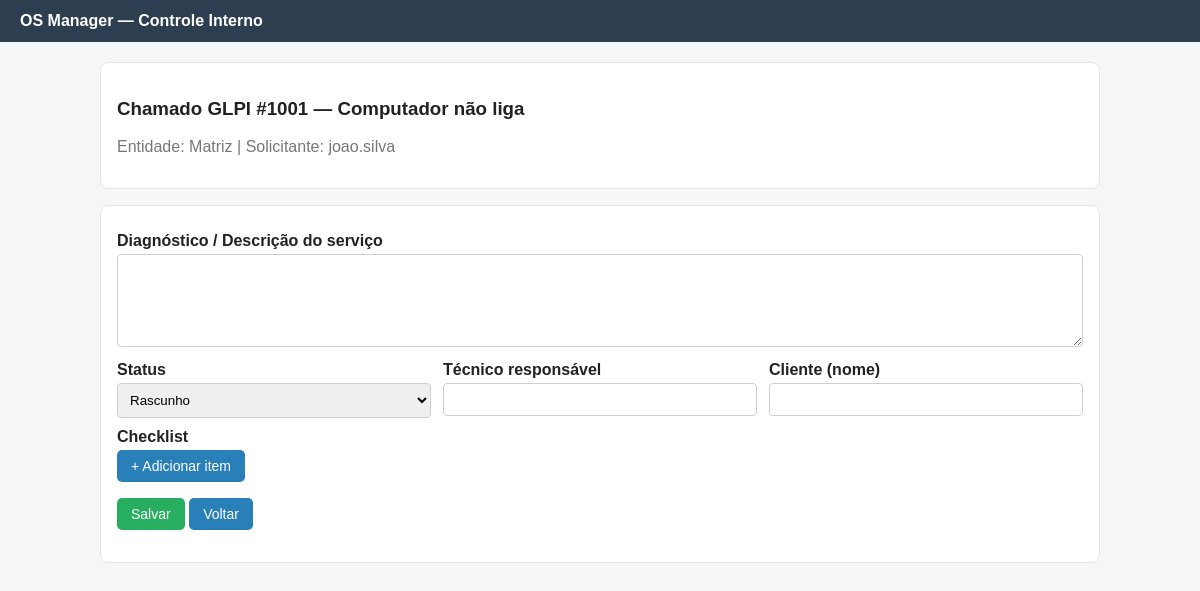
Page /app/os.php?tickets_id=1001 on the committed database.
### tables this page shows
CREATE TABLE IF NOT EXISTS glpi_tickets (
    id INT UNSIGNED AUTO_INCREMENT PRIMARY KEY,
    name VARCHAR(255) NOT NULL,
    date TIMESTAMP DEFAULT CURRENT_TIMESTAMP,
    status INT NOT NULL DEFAULT 1,
    entities_id INT UNSIGNED NOT NULL DEFAULT 0,
    is_deleted TINYINT NOT NULL DEFAULT 0
);

CREATE TABLE IF NOT EXISTS glpi_entities (
    id INT UNSIGNED AUTO_INCREMENT PRIMARY KEY,
    name VARCHAR(255) NOT NULL,
    entities_id INT UNSIGNED NOT NULL DEFAULT 0
);

### app/os.php (the view, shortened to what this page needs)
<?php
require_once __DIR__ . '/common.php';
$tickets_id = isset($_GET['tickets_id']) ? intval($_GET['tickets_id']) : 0;
function load_ticket($DB, $tid)
{
    return $DB->query(
        "SELECT t.id, t.name, t.entities_id, e.name AS entity,
            (SELECT GROUP_CONCAT(u.name SEPARATOR ', ') FROM glpi_tickets_users tu JOIN glpi_users u ON u.id = tu.users_id WHERE tu.tickets_id = t.id AND tu.type = 1) AS requester
         FROM glpi_tickets t
         LEFT JOIN glpi_entities e ON e.id = t.entities_id
         WHERE t.id = $tid AND t.is_deleted = 0"
    )->fetch_assoc();
}
$order = null;
$ticket = null;
if ($tickets_id) {
    $ticket = load_ticket($DB, $tickets_id);
}
$status      = $order['status'] ?? 1;
$diagnosis   = $order['diagnosis'] ?? '';
$technician  = $order['technician'] ?? '';
$client_name = $order['client_name'] ?? '';
$requester   = $order['requester'] ?? ($ticket['requester'] ?? '');
?>
<div class="card">
  <h3>Chamado GLPI #<?= h($ticket['id'] ?? $tickets_id) ?> — <?= h($ticket['name'] ?? '') ?></h3>
  <p class="muted">Entidade: <?= h($ticket['entity'] ?? '') ?> | Solicitante: <?= h($requester) ?></p>
</div>
<form method="post" class="card">
  <label>Diagnóstico / Descrição do serviço</label>
  <textarea name="diagnosis" rows="5"><?= h($diagnosis) ?></textarea>
  <div class="row">
    <div>
      <label>Status</label>
      <select name="status">
        <option value="1" <?= $status == 1 ? 'selected' : '' ?>>Rascunho</option>
      </select>
    </div>
    <div>
      <label>Técnico responsável</label>
      <input name="technician" value="<?= h($technician) ?>">
    </div>
    <div>
      <label>Cliente (nome)</label>
      <input name="client_name" value="<?= h($client_name) ?>">
    </div>
  </div>
  <label>Checklist</label>
  <button type="button" class="btn" onclick="addCheck()">+ Adicionar item</button>
  <p>
    <button class="btn green" type="submit">Salvar</button>
    <a class="btn" href="index.php">Voltar</a>
  </p>
</form>

### app/common.php (style rules this page uses)
body { font-family: Arial, Helvetica, sans-serif; margin: 0; background: #f4f6f8; color: #222; }
.card { background: #fff; border: 1px solid #e1e4e8; border-radius: 8px; padding: 16px; margin-bottom: 16px; }
input, select, textarea { width: 100%; padding: 8px; box-sizing: border-box; border: 1px solid #ccd0d5; border-radius: 4px; }
label { font-weight: bold; display: block; margin: 10px 0 4px; }
.btn { display: inline-block; padding: 8px 14px; background: #2980b9; color: #fff; border: none; border-radius: 5px; cursor: pointer; text-decoration: none; font-size: 14px; }
.btn.green { background: #27ae60; }
.muted { color: #777; }
.row { display: flex; gap: 12px; }
.row > div { flex: 1; }

### rows in the picture
glpi_tickets: id "1001", name "Computador não liga", glpi_entities.name "Matriz"

### other values in the picture
$requester "joao.silva"
